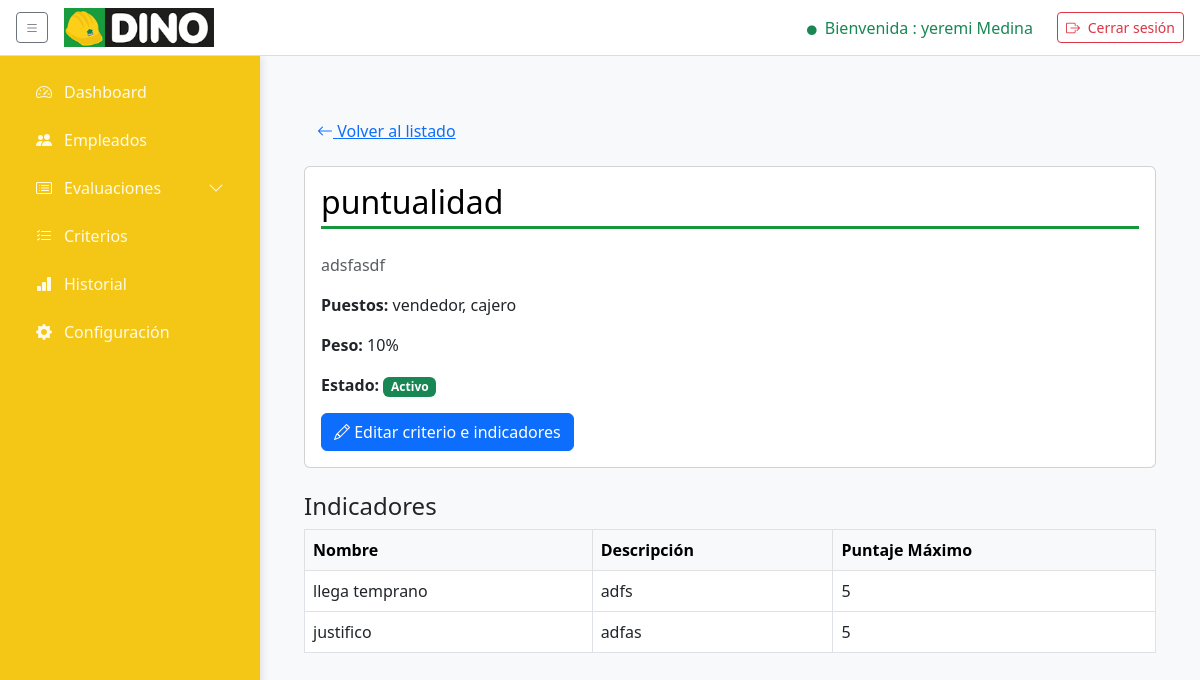
Page /criterios/1/ (signed in) on the committed database.
### core/models.py (models this page shows, shortened)
class Usuario(AbstractUser):
    """
    Modelo personalizado para el usuario, heredando de AbstractUser.
    Este modelo ahora solo contiene los campos estándar del usuario.
    """

class Criterio(models.Model):
    nombre      = models.CharField(max_length=100, default='Sin nombre')
    descripcion = models.CharField(max_length=200, blank=True, null=True)
    puestos     = models.ManyToManyField(Puesto, related_name='criterios')
    rango_min   = models.IntegerField()
    rango_max   = models.IntegerField()
    peso        = models.PositiveIntegerField('Peso (%)', default=0,
                    help_text='Porcentaje que aporta este criterio')
    ESTADO_CHOICES = [
        ('Activo',   'Activo'),
        ('Inactivo', 'Inactivo'),
    ]
    estado      = models.CharField(max_length=10, choices=ESTADO_CHOICES,
                    default='Activo')

class Puesto(models.Model):
    nombre = models.CharField(max_length=50, unique=True)
    descripcion = models.TextField(blank=True, null=True)

class Indicador(models.Model):
    nombre = models.CharField(max_length=100)
    descripcion = models.TextField(blank=True, null=True)
    criterio = models.ForeignKey(
    Criterio,
    on_delete=models.CASCADE,
    related_name='indicadores'
)
    max_puntaje = models.IntegerField(default=5)

### core/views.py (the view)
# urls.py: path('criterios/<int:pk>/',           views.detalle_criterio, name='detalle_criterio'),
@login_required
def detalle_criterio(request, pk):
    criterio = get_object_or_404(Criterio, pk=pk)
    indicadores = criterio.indicadores.all()
    return render(request, 'criterios/detalle_criterio.html', {
        'criterio':    criterio,
        'indicadores': indicadores,
    })

### templates/criterios/detalle_criterio.html (shortened to what this page needs)
{% extends "base/base.html" %}
{% load static %}
{% block content %}
<!DOCTYPE html>
<html lang="es">
<head>
  <link href="https://cdn.jsdelivr.net/npm/bootstrap@5.3.0/dist/css/bootstrap.min.css" rel="stylesheet">
  <link href="https://cdn.jsdelivr.net/npm/bootstrap-icons@1.10.5/font/bootstrap-icons.css" rel="stylesheet">
</head>
<body class="bg-light">
  <div class="container py-4">
    <a href="{% url 'lista_criterios' %}" class="btn btn-link mb-3">
      <i class="bi bi-arrow-left"></i> Volver al listado
    </a>
    <div class="card mb-4">
      <div class="card-body">
        <h2 class="card-title">{{ criterio.nombre }}</h2>
        <p class="card-text text-muted">{{ criterio.descripcion }}</p>
        <p><strong>Puestos:</strong>
          {% for p in criterio.puestos.all %}{{ p.nombre }}{% if not forloop.last %}, {% endif %}{% endfor %}
        </p>
        <p><strong>Peso:</strong> {{ criterio.peso }}%</p>
        <p><strong>Estado:</strong>
          {% if criterio.estado == 'Activo' %}
            <span class="badge bg-success">Activo</span>
          {% else %}
            <span class="badge bg-secondary">Inactivo</span>
          {% endif %}
        </p>
        <a href="{% url 'editar_criterio' criterio.pk %}" class="btn btn-primary">
          <i class="bi bi-pencil"></i> Editar criterio e indicadores
        </a>
      </div>
    </div>
    <h4>Indicadores</h4>
    <table class="table table-bordered">
      <thead class="table-light">
        <tr>
          <th>Nombre</th>
          <th>Descripción</th>
          <th>Puntaje Máximo</th>
        </tr>
      </thead>
      <tbody>
        {% for ind in indicadores %}
        <tr>
          <td>{{ ind.nombre }}</td>
          <td>{{ ind.descripcion }}</td>
          <td>{{ ind.max_puntaje }}</td>
        </tr>
        {% empty %}
        <tr>
          <td colspan="3" class="text-center text-muted">
            No hay indicadores asociados.
          </td>
        </tr>
        {% endfor %}
      </tbody>
    </table>
  </div>
</body>
</html>
{% endblock %}

### templates/base/base.html (shortened to what this page needs)
{% load static %}
<!DOCTYPE html>
<html lang="es">
<head>
    <link href="https://cdn.jsdelivr.net/npm/bootstrap@5.3.0/dist/css/bootstrap.min.css" rel="stylesheet" />
    <link href="https://cdn.jsdelivr.net/npm/bootstrap-icons@1.10.5/font/bootstrap-icons.css" rel="stylesheet" />
</head>
<body>
    <nav class="navbar d-flex justify-content-between align-items-center">
        <div class="d-flex align-items-center">
            <button id="sidebarToggle" class="btn btn-outline-secondary btn-sm me-3">
                <i class="bi bi-list"></i>
            </button>
            <a class="navbar-brand">
                <img src="{% static 'img/logo_dino.png' %}" alt="Logo Dino">
            </a>
        </div>
        <div class="d-flex align-items-center">
            <span class="text-success me-4">
                <i class="bi bi-circle-fill me-1" style="font-size:.6rem;"></i> Bienvenida :
                {{ request.user.get_full_name|default:request.user.username }}
            </span>
            <form id="logoutForm" method="post" action="{% url 'index' %}">
                <button type="submit" class="btn btn-outline-danger btn-sm">
                    <i class="bi bi-box-arrow-right me-1"></i> Cerrar sesión
                </button>
            </form>
        </div>
    </nav>
    {% with request.resolver_match.url_name as view_name %}
    <div class="d-flex main">
        <aside class="sidebar" id="sidebar">
            <ul class="nav flex-column">
                <li class="nav-item">
                    <a href="{% url 'admin_dashboard' %}"
                        class="nav-link {% if view_name == 'admin_dashboard' %}active{% endif %}">
                        <i class="bi bi-speedometer2"></i><span>Dashboard</span>
                    </a>
                </li>
                <li class="nav-item">
                    <a href="{% url 'gestion_empleados' %}"
                        class="nav-link {% if view_name == 'gestion_empleados' %}active{% endif %}">
                        <i class="bi bi-people-fill"></i><span>Empleados</span>
                    </a>
                </li>
                <li
                    class="nav-item has-submenu {% if view_name == 'lista_evaluaciones' or view_name == 'realizar_autoevaluacion' %}submenu-open{% endif %}">
                    <a href="#" class="nav-link submenu-toggle">
                        <i class="bi bi-card-list"></i><span>Evaluaciones</span>
                        <i class="bi bi-chevron-down ms-auto"></i>
                    </a>
                </li>
                <li class="nav-item">
                    <a href="{% url 'lista_criterios' %}"
                        class="nav-link {% if view_name == 'lista_criterios' %}active{% endif %}">
                        <i class="bi bi-list-check"></i><span>Criterios</span>
                    </a>
                </li>
                <li class="nav-item">
                    <a href="{% url 'historial_evaluaciones' %}"
                        class="nav-link {% if view_name == 'historial_evaluaciones' %}active{% endif %}">
                        <i class="bi bi-bar-chart-fill"></i><span>Historial</span>
                    </a>
                </li>
                <li class="nav-item">
                    <a href="{% url 'admin_dashboard' %}"
                        class="nav-link {% if view_name == 'configuracion' %}active{% endif %}">
                        <i class="bi bi-gear-fill"></i><span>Configuración</span>
                    </a>
                </li>
            </ul>
        </aside>
        <main class="content">
            {% block content %}{% endblock %}
        </main>
    </div>
    {% endwith %}
</body>
</html>

### templates/base/base.html (style rules this page uses)
:root { --sidebar-width: 260px; --sidebar-collapsed: 80px; --primary: #F4C716; --bg: #f9f9f9; --tre: #17973C; --secundary: #000000; --shadow: rgba(0, 0, 0, 0.1); }
html, body { margin: 0; padding: 0; height: 100%; background: var(--bg); font-family: 'Lato', sans-serif; }
.d-flex.main { height: calc(100vh - 56px); }
aside.sidebar { position: fixed; top: 56px; left: 0; bottom: 0; width: var(--sidebar-width); background: black; color: #fff; padding: 1rem; box-shadow: 2px 0 8px var(--shadow); transition: width .3s; z-index: 1050; }
aside.sidebar .nav-link { color: rgba(255, 255, 255, 0.9); margin-bottom: .5rem; border-radius: 6px; display: flex; align-items: center; gap: .5rem; white-space: nowrap; overflow: hidden; }
aside.sidebar .nav-link i { min-width: 24px; text-align: center; }
aside.sidebar .nav-link span { transition: opacity .3s; }
main.content { margin-top: 56px; margin-left: var(--sidebar-width); padding: 2rem; transition: margin-left .3s; position: relative; overflow: auto; }
main.content h2 { color: var(--primary); border-bottom: 3px solid var(--primary); padding-bottom: .3rem; margin-bottom: 1.5rem; }
nav.navbar { background: #fff; border-bottom: 1px solid #ddd; height: 56px; z-index: 1100; padding: 0 1rem; position: fixed; top: 0; left: 0; right: 0; }
nav.navbar .navbar-brand { flex: none; display: flex; align-items: center; }
nav.navbar .navbar-brand img { width: 150px; height: auto; flex-shrink: 0; }
aside.sidebar { width: var(--sidebar-width); background: var(--primary); color: #fff; display: flex; flex-direction: column; padding: 1rem; box-shadow: 2px 0 8px var(--shadow); transition: width .3s; }
main.content { flex: 1; overflow: auto; padding: 2rem; }
main.content h2 { color: var(--secundary); border-bottom: 3px solid var(--tre); padding-bottom: .3rem; margin-bottom: 1.5rem; }
.has-submenu { position: relative; }

### rows in the picture
Usuario: user.get_full_name "yeremi Medina"
Criterio: nombre "puntualidad", descripcion "adsfasdf", peso "10"
Puesto: nombre "vendedor"
Puesto: nombre "cajero"
Indicador: nombre "llega temprano", descripcion "adfs", max_puntaje "5"
Indicador: nombre "justifico", descripcion "adfas", max_puntaje "5"
